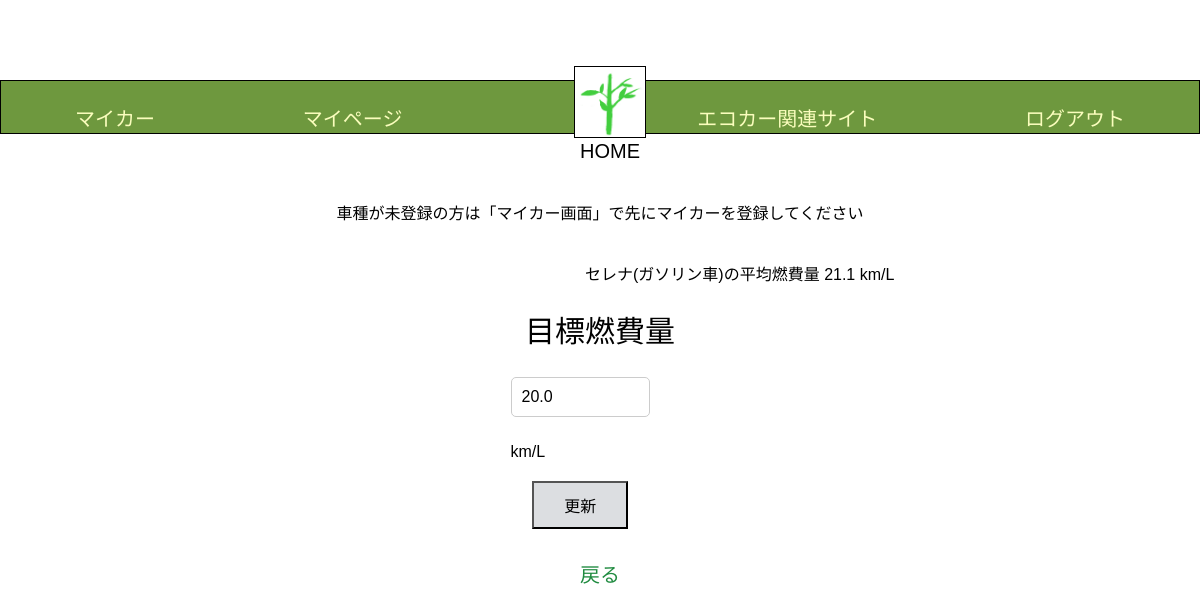
Page /Edrive/target_fuelefficiency/1 (signed in) on the committed database.
### Edrive/models.py (models this page shows, shortened)
class BaseModel(models.Model):
    created_at = models.DateTimeField(auto_now_add=True)
    updated_at = models.DateTimeField(auto_now=True)
    class Meta:
        abstract = True

class MyCar(BaseModel):
    name = models.CharField(max_length=1000, default='default_name')
    user = models.ForeignKey(User, related_name='mycars', on_delete=models.CASCADE)
    car_model = models.ForeignKey(CarModel, on_delete=models.CASCADE,null=True)
    purchase_on = models.DateField(null=True)
    next_oil_change_on = models.DateField(null=True)
    next_inspection_on = models.DateField(null=True)
    target_fuel_efficiency = models.FloatField(null=True, blank=True)
    class Meta:
        db_table = 'my_cars'

class CarModel(BaseModel):
    CarModel_CHOICES = [
        ('AQUA', 'アクア'),
        ('ROOMY','ルーミー'),
        ('ALPHARD','アルファード'),
        ('RAIZE', 'ライズ'),
        ('N-BOX','エヌボックス'),
        ('FREED','フリード'),
        ('VEZEL', 'ヴェゼル'),
        ('CANBUS', 'ムーヴキャンバス'),
        ('Tanto','タント'),
        ('Rocky', 'ロッキー'),
        ('NOTE', 'ノート'),
        ('SERENA','セレナ'),
        ('DAYZ','デイズ'),
        ('X-TRAIL', 'エクストレイル'),
    ]
    EngineType_CHOICES = [
        ('gasoline', 'ガソリン'),
        ('hybrid', 'ハイブリッド'),
        ('other', 'その他'),
    ]
    Color_CHOICES = [
        ('red', 'レッド'),
        ('blue','ブルー'),
        ('white','ホワイト'),
        ('yellow', 'イエロー'),
        ('pink', 'ピンク'),
        ('green', 'グリーン'),
        ('black', 'ブラック'),
        ('purple', 'パープル'),
        ('grey', 'グレー'),
        ('brown', 'ブラウン'),
    ]
    name = models.CharField(max_length=1000, default='default_name')
    manufacturer = models.ForeignKey(Manufacturer, on_delete=models.CASCADE, null=True)
    car_model_name = models.CharField(max_length=120, choices=CarModel_CHOICES)
    engine_type = models.CharField(max_length=50, choices=EngineType_CHOICES)
    color = models.CharField(max_length=150, choices=Color_CHOICES)
    average_fuel_efficiency = models.FloatField(null=True, blank=True)
    car_group = models.CharField(max_length=200, null=True, default=None)
    class Meta:
        db_table = 'car_models'

### Edrive/views.py (the view, shortened to what this page needs)
# urls.py: path('target_fuelefficiency/<int:pk>',TargetFuelView.as_view(), name = 'target_fuelefficiency'),
class TargetFuelView(LoginRequiredMixin, UpdateView):
    model = MyCar
    template_name = 'target_fuelefficiency.html'
    form_class = TargetFuelForm
    def get(self, request, *args, **kwargs):
        user_id = request.user.id
        user = request.user
        my_car = MyCar.objects.filter(user=request.user).first()
        if my_car:
            average_fuel_efficiency = my_car.car_model.average_fuel_efficiency
            form = TargetFuelForm(instance=my_car)
        else:
            average_fuel_efficiency = None
            form = TargetFuelForm()
        context = {
            'average_fuel_efficiency': average_fuel_efficiency,
            'form':form,
            'my_car': my_car,
        }
        return render(request, self.template_name, context)

### Edrive/forms.py (shortened to what this page needs)
class TargetFuelForm(forms.ModelForm):
    target_fuel_efficiency = forms.FloatField(label = '')
    class Meta:
        model = MyCar
        fields = ['target_fuel_efficiency']
        labels = {
            'target_fuel_efficiency':'目標燃費量(km/L)',
        }
        widgets = {
            'target_fuel_efficiency': forms.NumberInput(attrs={'step': '0.1'}),
        }

### templates/target_fuelefficiency.html (shortened to what this page needs)
{% load static %}
<!DOCTYPE html>
<html lang="ja">
   <head>
      <link rel="stylesheet" href="{% static 'css/style.css' %}">
   </head>
   <body>
       <header class="header-container">
      <nav class="navbar navbar-expand-lg navbar-light bg-light">
        <a class="navbar-brand" href="{% url 'Edrive:my_car' user.pk %}">マイカー</a>
        <a class="navbar-brand" href="{% url 'Edrive:mypage' user.pk %}">マイページ</a>
        <div class="logo">
        <a href="{% url 'Edrive:home' %}" class="home-link">
             <img src = "{% get_media_prefix %}shinryoku.png"  alt = "ホーム">
             <p>HOME</p>
        </a>
        </div>
        <a class="navbar-brand" href="{% url 'Edrive:eco_car_site' %}">エコカー関連サイト</a>
        <a class="navbar-brand" href="{% url 'Edrive:logout' %}">ログアウト</a>
      </nav>
      </header>
   <div class="target">
   <p>車種が未登録の方は「マイカー画面」で先にマイカーを登録してください</p>
   {% if my_car %}
   <h4>{{ my_car.car_model.car_model_name }}の平均燃費量 {{ my_car.car_model.average_fuel_efficiency }} km/L</h4>
   {% endif %}
<label for="target_fuel_efficiency">目標燃費量</label>
   <nav>
        <form method="POST">
           {{ form.as_p }}km/L
   <button type="submit">更新</button>
        </form>
        <a class="navbar-brand" href="{% url 'Edrive:home' %}">戻る</a>
   </nav>
   </div>
   </body>
</html>

### static/css/style.css (style rules this page uses)
body { font-family: Arial, sans-serif; margin: 0; padding: 0; }
.header-container { text-align: center; background-color: #6e983e; padding: 1px 0; margin-top: 80px; position: relative; border:1px solid black; height:auto; }
.header-container a.navbar-brand { color: #fafdbd; text-decoration: none; font-weight: 400; padding: 0.5px; justify-content: space-around; }
.logo img { width:70px; height: 70px; border: 1px solid black; }
.navbar-brand { font-size: 20px; color: #fafdbd; display: flex; margin: 0; }
.navbar { display: flex; justify-content: space-around; align-items: center; padding: 0; margin: 10px 0 0 0; }
.logo .home-link { display: flex; flex-direction: column; align-items: center; position: absolute; text-decoration: none; margin: 0 10px; top: -15px; left: 50%; transform: translateX(-50%); width: 80px; height: 80px; }
.logo p { margin: 2px 0 100px 0; font-size: 20px; color: #000000; font-weight:400; }
.navbar-brand { display: flex; text-align: center; margin-top: 10px; }
.target { display: flex; flex-direction: column; align-items: center; margin-top: 50px; }
.target h4 { display: flex; flex-wrap: wrap; text-align: right; margin-left: 350px; margin-right: 20px; width:30%; box-sizing: border-box; font-weight:300; }
.target form { width: 50%; margin-bottom: 20px; text-align: left; margin-left: 50px; }
.target label { font-size: 30px; margin-bottom: 10px; text-align: left; display: block; }
.target form input[type="text"], .target form input[type="password"], .target form input[type="email"], .target form input[type="date"], .target form input[type="datetime-local"], .target form input[type="number"], .target form select, .target form textarea { width: 100%; padding: 10px; font-size: 16px; border: 1px solid #ccc; border-radius: 5px; box-sizing: border-box; margin-bottom: 10px; }
.target form button[type="submit"] { padding: 10px 30px; background-color: #dcdee1; color: black; cursor: pointer; font-size: 16px; text-align: center; margin: 20px auto; display: block; }
.target .navbar-brand { padding: 10px 20px; color: #208b40; font-size: 20px; text-align: center; text-decoration: none; margin: 10px auto; display: block; }

### rows in the picture
MyCar: car_model.car_model_name "セレナ(ガソリン車)", car_model.average_fuel_efficiency "21.1", target_fuel_efficiency "20.0"
